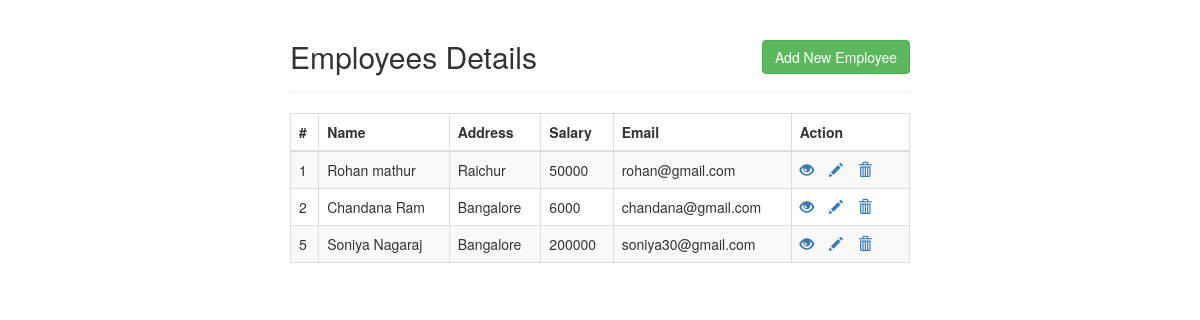
The page / on the database its author committed.
### tables this page shows
CREATE TABLE `employees` (
  `id` int(11) NOT NULL,
  `name` varchar(255) NOT NULL,
  `address` varchar(255) NOT NULL,
  `salary` int(11) NOT NULL,
  `email` varchar(255) NOT NULL
);

### index.php (the view, shortened to what this page needs)
<!DOCTYPE html>
<html lang="en">
<head>
    <link rel="stylesheet" href="https://maxcdn.bootstrapcdn.com/bootstrap/3.3.7/css/bootstrap.css">
</head>
<body>
    <div class="wrapper">
        <div class="container-fluid">
            <div class="row">
                <div class="col-md-12">
                    <div class="page-header clearfix">
                        <h2 class="pull-left">Employees Details</h2>
                        <a href="create.php" class="btn btn-success pull-right">Add New Employee</a>
                    </div>
                    <?php
                    require_once "config.php";
                    $sql = "SELECT * FROM employees";
                    if($result = mysqli_query($link, $sql)){
                        if(mysqli_num_rows($result) > 0){
                            echo "<table class='table table-bordered table-striped'>";
                                echo "<thead>";
                                    echo "<tr>";
                                        echo "<th>#</th>";
                                        echo "<th>Name</th>";
                                        echo "<th>Address</th>";
                                        echo "<th>Salary</th>";
                                        echo "<th>Email</th>";
                                        echo "<th>Action</th>";
                                    echo "</tr>";
                                echo "</thead>";
                                echo "<tbody>";
                                while($row = mysqli_fetch_array($result)){
                                    echo "<tr>";
                                        echo "<td>" . $row['id'] . "</td>";
                                        echo "<td>" . $row['name'] . "</td>";
                                        echo "<td>" . $row['address'] . "</td>";
                                        echo "<td>" . $row['salary'] . "</td>";
                                         echo "<td>" . $row['email'] . "</td>";
                                        echo "<td>";
                                            echo "<a href='read.php?id=". $row['id'] ."' title='View Record' data-toggle='tooltip'><span class='glyphicon glyphicon-eye-open'></span></a>";
                                            echo "<a href='update.php?id=". $row['id'] ."' title='Update Record' data-toggle='tooltip'><span class='glyphicon glyphicon-pencil'></span></a>";
                                            echo "<a href='delete.php?id=". $row['id'] ."' title='Delete Record' data-toggle='tooltip'><span class='glyphicon glyphicon-trash'></span></a>";
                                        echo "</td>";
                                    echo "</tr>";
                                }
                                echo "</tbody>";
                            echo "</table>";
                        } else{
                            echo "<p class='lead'><em>No records were found.</em></p>";
                        }
                    } else{
                        echo "ERROR: Could not able to execute $sql. " . mysqli_error($link);
                    }
                    ?>
                </div>
            </div>
        </div>
    </div>
</body>
</html>

### index.php (style rules this page uses)
.wrapper { width: 650px; margin: 0 auto; }
.page-header h2 { margin-top: 0; }
table tr td:last-child a { margin-right: 15px; }

### rows shown on the page
employees: id "1", name "Rohan mathur", address "Raichur", salary "50000", email "rohan@gmail.com"
employees: id "2", name "Chandana Ram", address "Bangalore", salary "6000", email "chandana@gmail.com"
employees: id "5", name "Soniya Nagaraj", address "Bangalore", salary "200000", email "soniya30@gmail.com"
